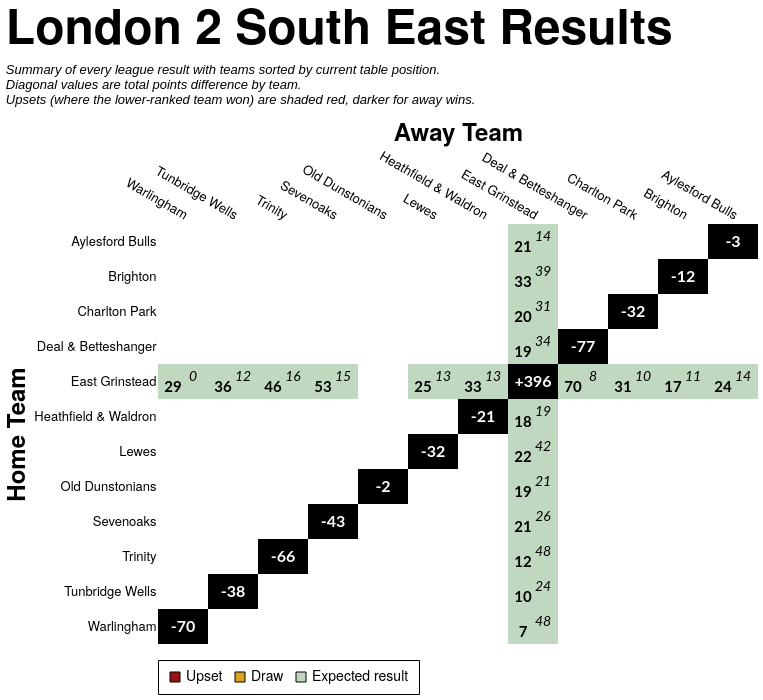

Specify this chart in Vega-Lite:
### Vega-Lite specification from a JSON file in a GitHub repository (floating-point values rounded to 4 significant figures; data arrays with more than 128 entries replaced by an {"elided": "..."} marker saying what was removed)
{"config": {"axis": {"labelFont": "PT Sans Narrow, Helvetica Neue, Helvetica, Arial, sans-serif", "titleFont": "PT Sans Narrow, Helvetica Neue, Helvetica, Arial, sans-serif", "labelFontSize": 13, "titleFontSize": 24, "gridColor": "#202947", "gridOpacity": 0.2, "zindex": 1}, "text": {"font": "Lato, sans-serif"}, "bar": {"cornerRadiusEnd": 5}, "header": {"labelFont": "PT Sans Narrow, Helvetica Neue, Helvetica, Arial, sans-serif", "titleFont": "PT Sans Narrow, Helvetica Neue, Helvetica, Arial, sans-serif", "labelFontSize": 24, "titleFontSize": 28, "labelFontWeight": "bold", "orient": "left"}, "legend": {"labelFont": "PT Sans Narrow, Helvetica Neue, Helvetica, Arial, sans-serif", "titleFont": "PT Sans Narrow, Helvetica Neue, Helvetica, Arial, sans-serif", "labelFontSize": 14, "titleFontSize": 16, "titlePadding": 5, "fillColor": "white", "strokeColor": "black", "padding": 10, "titleFontWeight": "lighter", "titleFontStyle": "italic", "titleColor": "gray", "offset": 10}, "title": {"font": "PT Sans Narrow, Helvetica Neue, Helvetica, Arial, sans-serif", "fontSize": 48, "fontWeight": "bold", "anchor": "start", "align": "center", "titlePadding": 20, "subtitlePadding": 10, "subtitleFontSize": 13, "subtitleColor": "", "subtitleFontStyle": "italic", "offset": 15, "color": "black"}, "axisX": {"labelAngle": 0}, "facet": {"title": null, "header": null, "align": {"row": "each", "column": "each"}, "spacing": 10}, "resolve": {"scale": {"y": "independent", "facet": "independent"}}, "background": "transparent", "scale": {"offsetBandPaddingOuter": 0.2, "offsetBandPaddingInner": 0.1}, "view": {"stroke": null, "background": "transparent"}}, "layer": [{"data": {"name": "data-ba163b98d58ae9805a7017bafb4aca86"}, "mark": {"type": "rect"}, "encoding": {"color": {"field": "unexpected_result", "legend": {"labelExpr": "datum.value === 'Upset (Away Win)' ? 'Upset' : datum.value", "labelLimit": 220, "offset": 16, "orient": "bottom", "symbolStrokeColor": "black", "symbolStrokeWidth": 1, "values": ["Upset (Away Win)", "Draw", "Expected result"]}, "scale": {"domain": ["Expected result", "Upset (Home Win)", "Upset (Away Win)", "Draw", "To be played", "N/A"], "range": ["#146f1444", "#991515bb", "#991515", "goldenrod", "white", "black"]}, "title": null, "type": "nominal"}, "opacity": {"condition": {"test": "datum.home_team == param_16.home_team || datum.away_team == param_16.home_team || !isValid(param_16.home_team)", "value": 1.0}, "value": 0.1}, "tooltip": [{"field": "home_team", "title": "Home", "type": "nominal"}, {"field": "away_team", "title": "Away", "type": "nominal"}, {"field": "home_score_text", "title": "Home Score", "type": "nominal"}, {"field": "away_score_text", "title": "Away Score", "type": "nominal"}, {"field": "result", "title": "Result", "type": "nominal"}, {"field": "unexpected_result", "title": "Unexpectedness", "type": "nominal"}, {"field": "date", "format": "%d %b %Y", "title": "Date", "type": "temporal"}], "x": {"axis": {"domain": false, "grid": false, "labelAngle": 30, "orient": "top", "ticks": false}, "field": "away_team", "sort": ["Warlingham", "Tunbridge Wells", "Trinity", "Sevenoaks", "Old Dunstonians", "Lewes", "Heathfield & Waldron", "East Grinstead", "Deal & Betteshanger", "Charlton Park", "Brighton", "Aylesford Bulls"], "title": "Away Team", "type": "nominal"}, "y": {"axis": {"domain": false, "grid": false, "ticks": false}, "field": "home_team", "sort": ["Aylesford Bulls", "Brighton", "Charlton Park", "Deal & Betteshanger", "East Grinstead", "Heathfield & Waldron", "Lewes", "Old Dunstonians", "Sevenoaks", "Trinity", "Tunbridge Wells", "Warlingham"], "title": "Home Team", "type": "nominal"}}, "name": "view_14"}, {"data": {"name": "data-ba163b98d58ae9805a7017bafb4aca86"}, "mark": {"type": "text", "fontStyle": "italic", "size": 14, "xOffset": 10, "yOffset": -5}, "encoding": {"color": {"condition": {"test": "(datum.home_team == param_16.home_team || datum.away_team == param_16.home_team || !isValid(param_16.home_team)) && datum.unexpected_result == 'Expected result'", "value": "black"}, "value": "white"}, "text": {"field": "away_score_text", "type": "nominal"}, "x": {"field": "away_team", "sort": ["Warlingham", "Tunbridge Wells", "Trinity", "Sevenoaks", "Old Dunstonians", "Lewes", "Heathfield & Waldron", "East Grinstead", "Deal & Betteshanger", "Charlton Park", "Brighton", "Aylesford Bulls"], "type": "nominal"}, "y": {"field": "home_team", "sort": ["Aylesford Bulls", "Brighton", "Charlton Park", "Deal & Betteshanger", "East Grinstead", "Heathfield & Waldron", "Lewes", "Old Dunstonians", "Sevenoaks", "Trinity", "Tunbridge Wells", "Warlingham"], "type": "nominal"}}, "transform": [{"filter": "datum.away_score_text != '' && datum.away_score_text != 'WO'"}]}, {"data": {"name": "data-ba163b98d58ae9805a7017bafb4aca86"}, "mark": {"type": "text", "size": 12, "xOffset": 10, "yOffset": -5}, "encoding": {"color": {"condition": {"test": "(datum.home_team == param_16.home_team || datum.away_team == param_16.home_team || !isValid(param_16.home_team)) && datum.unexpected_result == 'Expected result'", "value": "black"}, "value": "white"}, "text": {"field": "away_score_text", "type": "nominal"}, "x": {"field": "away_team", "sort": ["Warlingham", "Tunbridge Wells", "Trinity", "Sevenoaks", "Old Dunstonians", "Lewes", "Heathfield & Waldron", "East Grinstead", "Deal & Betteshanger", "Charlton Park", "Brighton", "Aylesford Bulls"], "type": "nominal"}, "y": {"field": "home_team", "sort": ["Aylesford Bulls", "Brighton", "Charlton Park", "Deal & Betteshanger", "East Grinstead", "Heathfield & Waldron", "Lewes", "Old Dunstonians", "Sevenoaks", "Trinity", "Tunbridge Wells", "Warlingham"], "type": "nominal"}}, "transform": [{"filter": "datum.away_score_text == 'WO'"}]}, {"data": {"name": "data-ba163b98d58ae9805a7017bafb4aca86"}, "mark": {"type": "text", "fontWeight": "bold", "size": 15, "xOffset": -10, "yOffset": 5}, "encoding": {"color": {"condition": {"test": "(datum.home_team == param_16.home_team || datum.away_team == param_16.home_team || !isValid(param_16.home_team)) && datum.unexpected_result == 'Expected result'", "value": "black"}, "value": "white"}, "text": {"field": "home_score_text", "type": "nominal"}, "x": {"field": "away_team", "sort": ["Warlingham", "Tunbridge Wells", "Trinity", "Sevenoaks", "Old Dunstonians", "Lewes", "Heathfield & Waldron", "East Grinstead", "Deal & Betteshanger", "Charlton Park", "Brighton", "Aylesford Bulls"], "type": "nominal"}, "y": {"field": "home_team", "sort": ["Aylesford Bulls", "Brighton", "Charlton Park", "Deal & Betteshanger", "East Grinstead", "Heathfield & Waldron", "Lewes", "Old Dunstonians", "Sevenoaks", "Trinity", "Tunbridge Wells", "Warlingham"], "type": "nominal"}}, "transform": [{"filter": "datum.home_score_text != '' && datum.home_score_text != 'WO'"}]}, {"data": {"name": "data-ba163b98d58ae9805a7017bafb4aca86"}, "mark": {"type": "text", "size": 12, "xOffset": -10, "yOffset": 5}, "encoding": {"color": {"condition": {"test": "(datum.home_team == param_16.home_team || datum.away_team == param_16.home_team || !isValid(param_16.home_team)) && datum.unexpected_result == 'Expected result'", "value": "black"}, "value": "white"}, "text": {"field": "home_score_text", "type": "nominal"}, "x": {"field": "away_team", "sort": ["Warlingham", "Tunbridge Wells", "Trinity", "Sevenoaks", "Old Dunstonians", "Lewes", "Heathfield & Waldron", "East Grinstead", "Deal & Betteshanger", "Charlton Park", "Brighton", "Aylesford Bulls"], "type": "nominal"}, "y": {"field": "home_team", "sort": ["Aylesford Bulls", "Brighton", "Charlton Park", "Deal & Betteshanger", "East Grinstead", "Heathfield & Waldron", "Lewes", "Old Dunstonians", "Sevenoaks", "Trinity", "Tunbridge Wells", "Warlingham"], "type": "nominal"}}, "transform": [{"filter": "datum.home_score_text == 'WO'"}]}, {"data": {"name": "data-ac57ce41550094ed1c8edb43f0df3bfd"}, "mark": {"type": "text", "color": "white", "fontWeight": "bold", "size": 16}, "encoding": {"text": {"field": "display_text", "type": "nominal"}, "tooltip": [{"field": "home_team", "title": "Team", "type": "nominal"}, {"field": "display_text", "title": "Points Difference", "type": "nominal"}], "x": {"field": "away_team", "sort": ["Warlingham", "Tunbridge Wells", "Trinity", "Sevenoaks", "Old Dunstonians", "Lewes", "Heathfield & Waldron", "East Grinstead", "Deal & Betteshanger", "Charlton Park", "Brighton", "Aylesford Bulls"], "type": "nominal"}, "y": {"field": "home_team", "sort": ["Aylesford Bulls", "Brighton", "Charlton Park", "Deal & Betteshanger", "East Grinstead", "Heathfield & Waldron", "Lewes", "Old Dunstonians", "Sevenoaks", "Trinity", "Tunbridge Wells", "Warlingham"], "type": "nominal"}}}], "height": {"step": 35}, "params": [{"name": "param_16", "select": {"type": "point", "clear": "dblclick", "fields": ["home_team"], "on": "click"}, "value": null, "views": ["view_14"]}], "title": {"text": "London 2 South East Results", "subtitle": ["Summary of every league result with teams sorted by current table position.", "Diagonal values are total points difference by team.", "Upsets (where the lower-ranked team won) are shaded red, darker for away wins."]}, "width": {"step": 50}, "$schema": "https://vega.github.io/schema/vega-lite/v5.20.1.json", "datasets": {"data-ba163b98d58ae9805a7017bafb4aca86": {"elided": "144 records"}, "data-ac57ce41550094ed1c8edb43f0df3bfd": [{"home_team": "Aylesford Bulls", "away_team": "Aylesford Bulls", "match_id": null, "date": "", "home_score": null, "away_score": null, "home_walkover": null, "away_walkover": null, "result": "N/A", "home_score_text": "", "away_score_text": "", "wo_result": "", "score_text": "", "display_text": "-3", "is_diagonal": true, "result_simple": "N/A", "unexpected_result": "N/A", "unexpected_opacity": 1.0}, {"home_team": "Brighton", "away_team": "Brighton", "match_id": null, "date": "", "home_score": null, "away_score": null, "home_walkover": null, "away_walkover": null, "result": "N/A", "home_score_text": "", "away_score_text": "", "wo_result": "", "score_text": "", "display_text": "-12", "is_diagonal": true, "result_simple": "N/A", "unexpected_result": "N/A", "unexpected_opacity": 1.0}, {"home_team": "Charlton Park", "away_team": "Charlton Park", "match_id": null, "date": "", "home_score": null, "away_score": null, "home_walkover": null, "away_walkover": null, "result": "N/A", "home_score_text": "", "away_score_text": "", "wo_result": "", "score_text": "", "display_text": "-32", "is_diagonal": true, "result_simple": "N/A", "unexpected_result": "N/A", "unexpected_opacity": 1.0}, {"home_team": "Deal & Betteshanger", "away_team": "Deal & Betteshanger", "match_id": null, "date": "", "home_score": null, "away_score": null, "home_walkover": null, "away_walkover": null, "result": "N/A", "home_score_text": "", "away_score_text": "", "wo_result": "", "score_text": "", "display_text": "-77", "is_diagonal": true, "result_simple": "N/A", "unexpected_result": "N/A", "unexpected_opacity": 1.0}, {"home_team": "East Grinstead", "away_team": "East Grinstead", "match_id": null, "date": "", "home_score": null, "away_score": null, "home_walkover": null, "away_walkover": null, "result": "N/A", "home_score_text": "", "away_score_text": "", "wo_result": "", "score_text": "", "display_text": "+396", "is_diagonal": true, "result_simple": "N/A", "unexpected_result": "N/A", "unexpected_opacity": 1.0}, {"home_team": "Heathfield & Waldron", "away_team": "Heathfield & Waldron", "match_id": null, "date": "", "home_score": null, "away_score": null, "home_walkover": null, "away_walkover": null, "result": "N/A", "home_score_text": "", "away_score_text": "", "wo_result": "", "score_text": "", "display_text": "-21", "is_diagonal": true, "result_simple": "N/A", "unexpected_result": "N/A", "unexpected_opacity": 1.0}, {"home_team": "Lewes", "away_team": "Lewes", "match_id": null, "date": "", "home_score": null, "away_score": null, "home_walkover": null, "away_walkover": null, "result": "N/A", "home_score_text": "", "away_score_text": "", "wo_result": "", "score_text": "", "display_text": "-32", "is_diagonal": true, "result_simple": "N/A", "unexpected_result": "N/A", "unexpected_opacity": 1.0}, {"home_team": "Old Dunstonians", "away_team": "Old Dunstonians", "match_id": null, "date": "", "home_score": null, "away_score": null, "home_walkover": null, "away_walkover": null, "result": "N/A", "home_score_text": "", "away_score_text": "", "wo_result": "", "score_text": "", "display_text": "-2", "is_diagonal": true, "result_simple": "N/A", "unexpected_result": "N/A", "unexpected_opacity": 1.0}, {"home_team": "Sevenoaks", "away_team": "Sevenoaks", "match_id": null, "date": "", "home_score": null, "away_score": null, "home_walkover": null, "away_walkover": null, "result": "N/A", "home_score_text": "", "away_score_text": "", "wo_result": "", "score_text": "", "display_text": "-43", "is_diagonal": true, "result_simple": "N/A", "unexpected_result": "N/A", "unexpected_opacity": 1.0}, {"home_team": "Trinity", "away_team": "Trinity", "match_id": null, "date": "", "home_score": null, "away_score": null, "home_walkover": null, "away_walkover": null, "result": "N/A", "home_score_text": "", "away_score_text": "", "wo_result": "", "score_text": "", "display_text": "-66", "is_diagonal": true, "result_simple": "N/A", "unexpected_result": "N/A", "unexpected_opacity": 1.0}, {"home_team": "Tunbridge Wells", "away_team": "Tunbridge Wells", "match_id": null, "date": "", "home_score": null, "away_score": null, "home_walkover": null, "away_walkover": null, "result": "N/A", "home_score_text": "", "away_score_text": "", "wo_result": "", "score_text": "", "display_text": "-38", "is_diagonal": true, "result_simple": "N/A", "unexpected_result": "N/A", "unexpected_opacity": 1.0}, {"home_team": "Warlingham", "away_team": "Warlingham", "match_id": null, "date": "", "home_score": null, "away_score": null, "home_walkover": null, "away_walkover": null, "result": "N/A", "home_score_text": "", "away_score_text": "", "wo_result": "", "score_text": "", "display_text": "-70", "is_diagonal": true, "result_simple": "N/A", "unexpected_result": "N/A", "unexpected_opacity": 1.0}]}}
